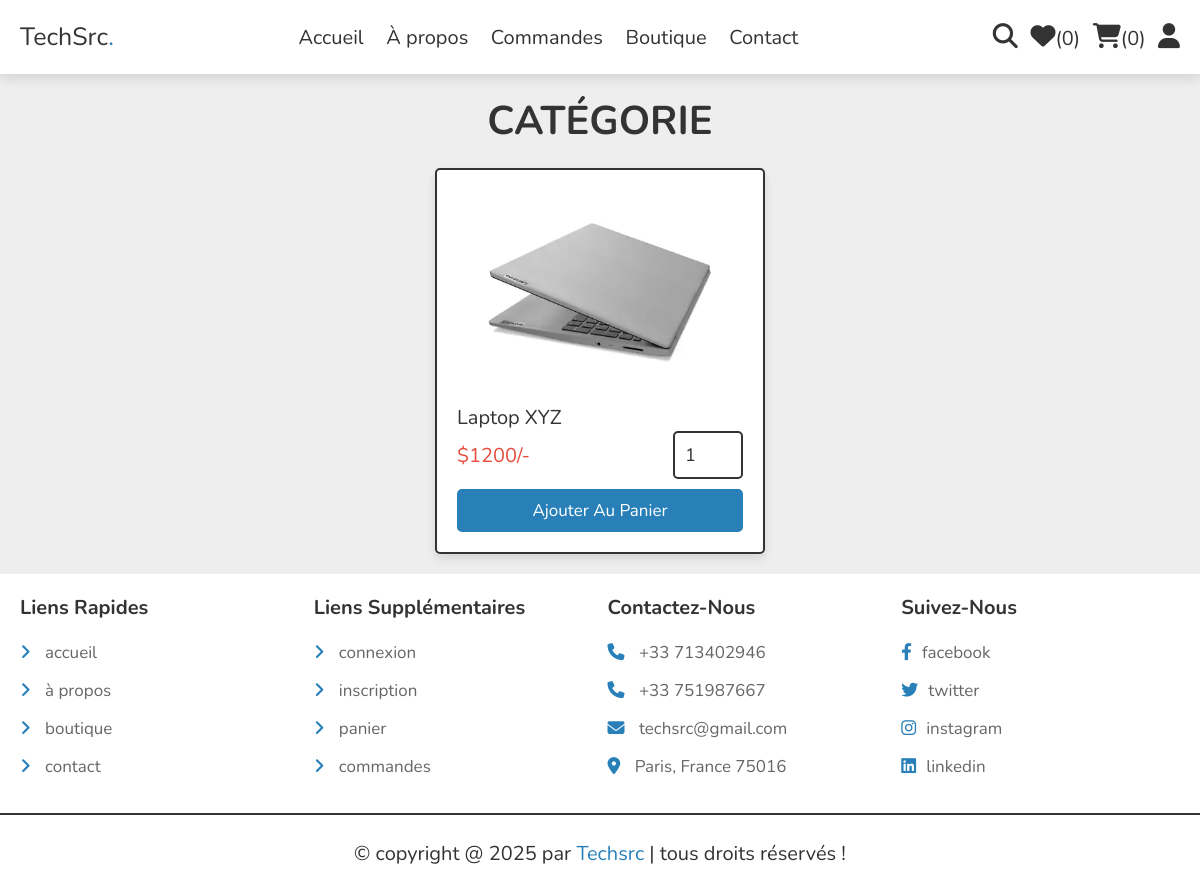
Page /category.php?category=laptop on the committed database.
### tables this page shows
CREATE TABLE IF NOT EXISTS `products` (
  `id` int NOT NULL AUTO_INCREMENT,
  `name` varchar(100) NOT NULL,
  `details` varchar(500) NOT NULL,
  `category` varchar(100) NOT NULL,
  `price` int NOT NULL,
  `image_01` varchar(100) NOT NULL,
  `image_02` varchar(100) NOT NULL,
  `image_03` varchar(100) NOT NULL,
  PRIMARY KEY (`id`)
);

### category.php (the view, shortened to what this page needs)
<?php
include 'components/connect.php';
?>
<!DOCTYPE html>
<html lang="en">
<head>
   <link rel="stylesheet" href="https://cdnjs.cloudflare.com/ajax/libs/font-awesome/6.1.1/css/all.min.css">
   <link rel="stylesheet" href="css/style.css">
</head>
<body>
   <?php include 'components/user_header.php'; ?>
   <section class="products">
      <h1 class="heading">Catégorie</h1>
      <div class="box-container">
         <?php
         $category = isset($_GET['category']) ? $_GET['category'] : '';
         if (!empty($category)) {
            $select_products = $conn->prepare("SELECT * FROM `products` WHERE `category` = ?");
            $select_products->execute([$category]);
            if ($select_products->rowCount() > 0) {
               while ($fetch_product = $select_products->fetch(PDO::FETCH_ASSOC)) {
                  ?>
                  <form action="" method="post" class="box">
                     <img src="uploaded_img/<?= $fetch_product['image_01']; ?>" alt="">
                     <div class="name"><?= $fetch_product['name']; ?></div>
                     <div class="flex">
                        <div class="price"><span>$</span><?= $fetch_product['price']; ?><span>/-</span></div>
                        <input type="number" name="qty" class="qty" min="1" max="99"
                           onkeypress="if(this.value.length == 2) return false;" value="1">
                     </div>
                     <input type="submit" value="Ajouter au panier" class="btn" name="add_to_cart">
                  </form>
                  <?php
               }
            } else {
               echo '<p class="empty">Aucun produit trouvé pour cette catégorie !</p>';
            }
         } else {
            echo '<p class="empty">Aucune catégorie sélectionnée !</p>';
         }
         ?>
      </div>
   </section>
   <?php include 'components/footer.php'; ?>
</body>
</html>

### css/style.css (style rules this page uses)
:root { --main-color:#2980b9; --orange:#f39c12; --red:#e74c3c; --black:#333; --white:#fff; --light-color:#666; --light-bg:#eee; --border:.2rem solid var(--black); --box-shadow:0 .5rem 1rem rgba(0,0,0,.1); }
* { font-family: 'Nunito', sans-serif; margin:0; padding:0; box-sizing: border-box; outline: none; border:none; text-decoration: none; }
html { font-size: 62.5%; overflow-x: hidden; }
body { background-color: var(--light-bg); }
section { padding:2rem; max-width: 1200px; margin:0 auto; }
.heading { font-size: 4rem; color:var(--black); margin-bottom: 2rem; text-align: center; text-transform: uppercase; }
.btn, .delete-btn, .option-btn { display: block; width: 100%; margin-top: 1rem; border-radius: .5rem; padding:1rem 3rem; font-size: 1.7rem; text-transform: capitalize; color:var(--white); cursor: pointer; text-align: center; }
.btn { background-color: var(--main-color); }
.products .box-container { display: grid; grid-template-columns: repeat(auto-fit, 33rem); gap:1.5rem; justify-content: center; align-items: flex-start; }
.products .box-container .box { position: relative; background-color: var(--white); box-shadow: var(--box-shadow); border-radius: .5rem; border:var(--border); padding:2rem; overflow: hidden; }
.products .box-container .box img { height: 20rem; width: 100%; object-fit: contain; margin-bottom: 1rem; }
.products .box-container .box .name { font-size: 2rem; color:var(--black); }
.products .box-container .box .flex { display: flex; align-items: center; gap:1rem; }
.products .box-container .box .flex .qty { width: 7rem; padding:1rem; border:var(--border); font-size: 1.8rem; color:var(--black); border-radius: .5rem; }
.products .box-container .box .flex .price { font-size: 2rem; color:var(--red); margin-right: auto; }

### rows in the picture
products: image_01 (picture), name "Laptop XYZ", price "1200"

### other values in the picture
$total_wishlist_counts "0"
$total_cart_counts "0"
